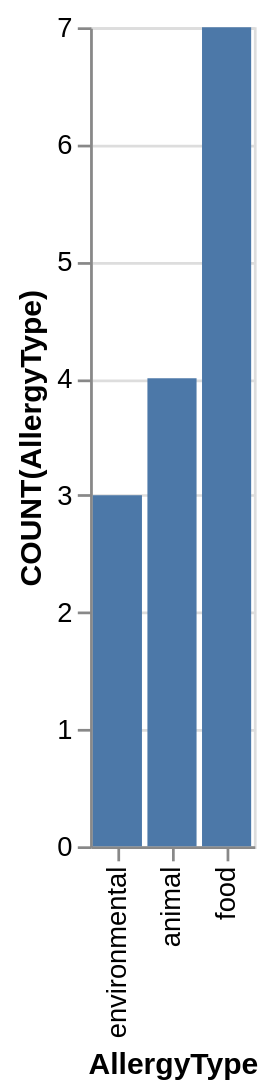

This figure's Vega-Lite source:
### Vega-Lite specification from a JSON file in a GitHub repository (floating-point values rounded to 4 significant figures)
{"data": {"values": [{"x_data": "environmental", "y_data": 3}, {"x_data": "animal", "y_data": 4}, {"x_data": "food", "y_data": 7}]}, "mark": "bar", "encoding": {"x": {"field": "x_data", "type": "nominal", "title": "AllergyType", "sort": {"op": "sum", "field": "y_data", "order": "ascending"}}, "y": {"field": "y_data", "type": "quantitative", "title": "COUNT(AllergyType)"}}}
